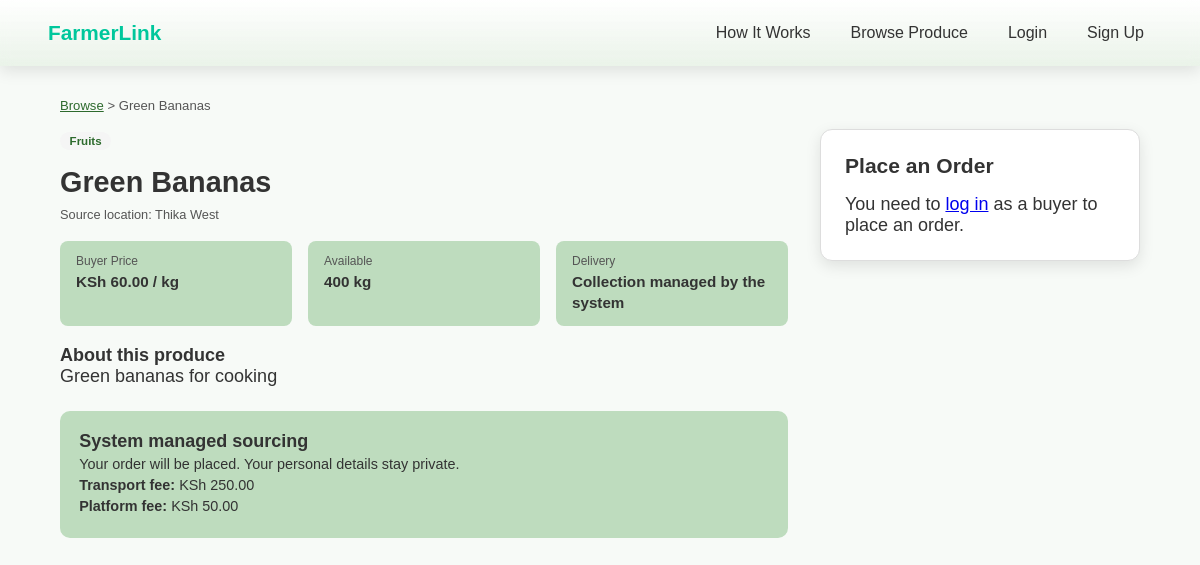
/listing.php?id=4, run on the app's committed database.
### tables this page shows
CREATE TABLE `listings` (
  `listing_id` int(11) NOT NULL,
  `farmer_id` int(11) NOT NULL,
  `crop_name` varchar(100) NOT NULL,
  `category` varchar(50) NOT NULL,
  `price` decimal(10,2) NOT NULL,
  `approved_price` decimal(10,2) DEFAULT NULL,
  `admin_transport_fee` decimal(10,2) NOT NULL DEFAULT 0.00,
  `admin_platform_fee` decimal(10,2) NOT NULL DEFAULT 0.00,
  `unit` varchar(20) NOT NULL DEFAULT 'kg',
  `quantity` decimal(10,2) NOT NULL,
  `subcounty` varchar(255) NOT NULL,
  `description` text DEFAULT NULL,
  `delivery_available` tinyint(1) NOT NULL DEFAULT 0,
  `status` enum('active','sold_out') NOT NULL DEFAULT 'active',
  `approval_status` enum('pending','approved','rejected') NOT NULL DEFAULT 'pending',
  `approved_by` int(11) DEFAULT NULL,
  `approved_at` datetime DEFAULT NULL,
  `admin_notes` text DEFAULT NULL,
  `created_at` datetime NOT NULL DEFAULT current_timestamp()
);

### marketplace_common.php (called while the page is built, shortened)
<?php
function marketplace_h($value)
{
    return htmlspecialchars((string) $value, ENT_QUOTES, 'UTF-8');
}
function marketplace_execute($db, $sql, $types = '', $params = array())
{
    $stmt = mysqli_prepare($db, $sql);
    if ($types !== '' && count($params) > 0) {
        $refs = array();
        foreach ($params as $key => $value) {
            $refs[$key] = &$params[$key];
        }
        mysqli_stmt_bind_param($stmt, $types, ...$refs);
    }
    if (!mysqli_stmt_execute($stmt)) {
        mysqli_stmt_close($stmt);
        return false;
    }
    return $stmt;
}
function marketplace_query_result($db, $sql, $types = '', $params = array())
{
    $stmt = marketplace_execute($db, $sql, $types, $params);
    return mysqli_stmt_get_result($stmt);
}
function marketplace_money($value)
{
    return number_format((float) $value, 2);
}
function marketplace_quantity($value)
{
    return rtrim(rtrim(number_format((float) $value, 2, '.', ''), '0'), '.');
}
function marketplace_public_price($row)
{
    $approved_price = isset($row['approved_price']) ? (float) $row['approved_price'] : 0;
    $base_price = isset($row['price']) ? (float) $row['price'] : 0;
    return $approved_price > 0 ? $approved_price : $base_price;
}
?>

### listing.php (the view, shortened to what this page needs)
<?php
require_once 'marketplace_common.php';
$db = marketplace_db();
$listing_id = (int) $_GET['id'];
$result = marketplace_query_result(
    $db,
    "SELECT listing_id, crop_name, category, price, approved_price, admin_transport_fee, admin_platform_fee,
            unit, quantity, subcounty, description, delivery_available, status, approval_status, admin_notes
     FROM listings
     WHERE listing_id = ?
       AND status = 'active'
       AND approval_status = 'approved'
     LIMIT 1",
    "i",
    array($listing_id)
);
$listing = mysqli_fetch_assoc($result);
?>
<!DOCTYPE html>
<html lang="en">
<head>
  <link rel="stylesheet" href="styles.css">
  <link rel="stylesheet" href="listing.css?v=2">
</head>
<body class="listing-page">
<?php include 'nav.php'; ?>
<div class="fl-section">
  <p class="breadcrumb"><a href="browse.php">Browse</a> &gt; <?php echo marketplace_h($listing['crop_name']); ?></p>
  <div class="detail-layout">
    <div class="detail-main">
      <span class="fl-tag"><?php echo marketplace_h($listing['category']); ?></span>
      <h2><?php echo marketplace_h($listing['crop_name']); ?></h2>
      <p class="listing-meta">Source location: <?php echo marketplace_h($listing['subcounty']); ?></p>
      <div class="detail-stats">
        <div class="stat-box">
          <span class="stat-label">Buyer Price</span>
          <span class="stat-value">KSh <?php echo marketplace_money(marketplace_public_price($listing)); ?> / <?php echo marketplace_h($listing['unit']); ?></span>
        </div>
        <div class="stat-box">
          <span class="stat-label">Available</span>
          <span class="stat-value"><?php echo marketplace_quantity($listing['quantity']); ?> <?php echo marketplace_h($listing['unit']); ?></span>
        </div>
        <div class="stat-box">
          <span class="stat-label">Delivery</span>
          <span class="stat-value"><?php echo $listing['delivery_available'] ? 'A delivery fee of 250 or more is going to be charged for delivery' : 'Collection managed by the system'; ?></span>
        </div>
      </div>
      <?php if (!empty($listing['description'])) : ?>
        <h4>About this produce</h4>
        <p><?php echo marketplace_h($listing['description']); ?></p>
      <?php endif; ?>
      <div class="farmer-card">
        <h4>System managed sourcing</h4>
        <p>Your order will be placed. Your personal details stay private.</p>
        <p><strong>Transport fee:</strong> KSh <?php echo marketplace_money($listing['admin_transport_fee']); ?></p>
        <p><strong>Platform fee:</strong> KSh <?php echo marketplace_money($listing['admin_platform_fee']); ?></p>
      </div>
    </div>
    <div class="detail-sidebar">
      <div class="order-card">
        <h3>Place an Order</h3>
        <?php if (!isset($_SESSION['user_id'])) : ?>
          <p>You need to <a href="login.php">log in</a> as a buyer to place an order.</p>
        <?php elseif ($_SESSION['role'] !== 'buyer') : ?>
          <p>Only buyer accounts can place orders from this page.</p>
        <?php endif; ?>
      </div>
    </div>
  </div>
</div>
</body>
</html>

### styles.css (style rules this page uses)
:root { --primary-color: #00c79c; --primary-hover: #009e7c; --paypal-color: #003087; --paypal-hover: #002366; --stripe-color: #635bff; --stripe-hover: #4a42e6; --text-color: #333; --text-light: #555; --divider-color: #ddd; --background: linear-gradient(rgba(20,20,40,0.7), rgba(40,40,80,0.6)), url('https://images.unsplash.com/photo-1506905925346-21bda4d32df4?ixlib=rb-4.0.3&auto=format&fit=crop&w=2070&q=80') center/cover fixed; --white: #ffffff; --shadow: 0 5px 15px rgba(0, 0, 0, 0.1); --border-radius: 12px; }
* { margin: 0; padding: 0; box-sizing: border-box; }
body { font-family: 'Poppins', sans-serif; background: var(--background); color: var(--text-color); min-height: 100vh; margin: 0; padding: 0; -webkit-font-smoothing: antialiased; -moz-osx-font-smoothing: grayscale; }
body { font-size: 18px; }
:root { --fl-green: #2d6a2d; --fl-green-hover: #4a9e4a; --fl-green-light: #e8f5e9; --fl-gold: #e8a020; }
.fl-section { padding: 2rem 5%; max-width: 1200px; margin: 0 auto; }

### listing.css (style rules this page uses)
body.listing-page { --background: #bedcbe; background: #f7faf7 !important; background-image: url('C:\xampp\htdocs\toleo\photos\bg.jpeg') !important; }
.fl-tag { display: inline-block; background: whitesmoke; color: var(--fl-green); font-size: 0.72rem; font-weight: 600; padding: 0.2rem 0.6rem; border-radius: 20px; margin-bottom: 0.5rem; }
.listing-meta { font-size: 0.8rem; color: var(--text-light); margin-bottom: 0.4rem; }
.breadcrumb { font-size: 0.82rem; color: var(--text-light); margin-bottom: 1rem; }
.breadcrumb a { color: var(--fl-green); }
.detail-layout { display: grid; grid-template-columns: 1fr 320px; gap: 2rem; align-items: start; }
.detail-main h2 { font-size: 1.8rem; margin: 0.5rem 0; }
.detail-stats { display: flex; gap: 1rem; margin: 1.2rem 0; flex-wrap: wrap; }
.stat-box { background: var(--background); border-radius: 8px; padding: 0.8rem 1rem; flex: 1; min-width: 100px; }
.stat-label { display: block; font-size: 0.75rem; color: var(--text-light); margin-bottom: 0.2rem; }
.stat-value { font-weight: 700; font-size: 0.95rem; }
.farmer-card { background: var(--background); border-radius: 10px; padding: 1.2rem; margin-top: 1.5rem; }
.farmer-card p { margin: 0.3rem 0; font-size: 0.9rem; }
.order-card { background: var(--white); border: 1px solid var(--divider-color); border-radius: 12px; padding: 1.5rem; box-shadow: var(--shadow); position: sticky; top: 80px; }
.order-card h3 { margin-bottom: 1rem; }

### data on the page
listings: crop_name "Green Bananas", category "Fruits", subcounty "Thika West", approved_price "60.00", unit "kg", quantity "400", description "Green bananas for cooking", admin_transport_fee "250.00", admin_platform_fee "50.00"
